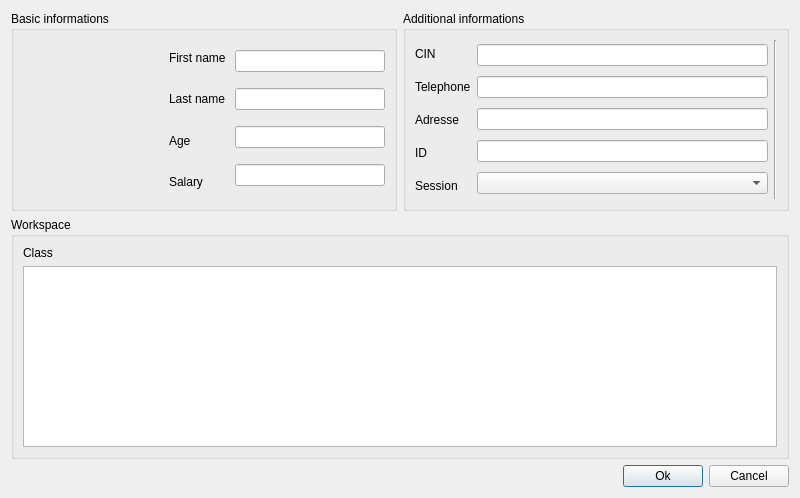
<?xml version="1.0" encoding="UTF-8"?>
<ui version="4.0">
 <class>Teacher_information</class>
 <widget class="QDialog" name="Teacher_information">
  <property name="geometry">
   <rect>
    <x>0</x>
    <y>0</y>
    <width>800</width>
    <height>498</height>
   </rect>
  </property>
  <property name="windowTitle">
   <string>Esprit-RP : Teacher information</string>
  </property>
  <property name="styleSheet">
   <string notr="true"/>
  </property>
  <layout class="QFormLayout" name="formLayout">
   <property name="fieldGrowthPolicy">
    <enum>QFormLayout::AllNonFixedFieldsGrow</enum>
   </property>
   <item row="0" column="0">
    <widget class="QSplitter" name="splitter">
     <property name="orientation">
      <enum>Qt::Vertical</enum>
     </property>
     <widget class="QGroupBox" name="BasicInformations">
      <property name="title">
       <string>Basic informations</string>
      </property>
      <layout class="QHBoxLayout" name="horizontalLayout_2">
       <item>
        <widget class="QLabel" name="Label_Photo">
         <property name="minimumSize">
          <size>
           <width>100</width>
           <height>0</height>
          </size>
         </property>
         <property name="styleSheet">
          <string notr="true">border-image: url(:/Icones/Ressources/url.png);</string>
         </property>
         <property name="text">
          <string/>
         </property>
        </widget>
       </item>
       <item>
        <spacer name="horizontalSpacer">
         <property name="orientation">
          <enum>Qt::Horizontal</enum>
         </property>
         <property name="sizeType">
          <enum>QSizePolicy::Fixed</enum>
         </property>
         <property name="sizeHint" stdset="0">
          <size>
           <width>40</width>
           <height>20</height>
          </size>
         </property>
        </spacer>
       </item>
       <item>
        <layout class="QHBoxLayout" name="horizontalLayout">
         <item>
          <layout class="QVBoxLayout" name="verticalLayout_2">
           <item>
            <widget class="QLabel" name="label_firstName">
             <property name="text">
              <string>First name </string>
             </property>
            </widget>
           </item>
           <item>
            <widget class="QLabel" name="Label_Lastname">
             <property name="text">
              <string>Last name</string>
             </property>
            </widget>
           </item>
           <item>
            <widget class="QLabel" name="Label_Age">
             <property name="text">
              <string>Age</string>
             </property>
            </widget>
           </item>
           <item>
            <widget class="QLabel" name="Label_Salary">
             <property name="text">
              <string>Salary</string>
             </property>
            </widget>
           </item>
          </layout>
         </item>
         <item>
          <layout class="QVBoxLayout" name="verticalLayout">
           <item>
            <widget class="QLineEdit" name="Line_firstName">
             <property name="sizePolicy">
              <sizepolicy hsizetype="Expanding" vsizetype="Fixed">
               <horstretch>0</horstretch>
               <verstretch>0</verstretch>
              </sizepolicy>
             </property>
             <property name="minimumSize">
              <size>
               <width>150</width>
               <height>0</height>
              </size>
             </property>
            </widget>
           </item>
           <item>
            <widget class="QLineEdit" name="Line_lastName">
             <property name="sizePolicy">
              <sizepolicy hsizetype="Expanding" vsizetype="Fixed">
               <horstretch>0</horstretch>
               <verstretch>0</verstretch>
              </sizepolicy>
             </property>
             <property name="minimumSize">
              <size>
               <width>150</width>
               <height>0</height>
              </size>
             </property>
            </widget>
           </item>
           <item>
            <widget class="QLineEdit" name="Line_Age">
             <property name="sizePolicy">
              <sizepolicy hsizetype="Expanding" vsizetype="Fixed">
               <horstretch>0</horstretch>
               <verstretch>0</verstretch>
              </sizepolicy>
             </property>
             <property name="minimumSize">
              <size>
               <width>150</width>
               <height>0</height>
              </size>
             </property>
            </widget>
           </item>
           <item>
            <widget class="QLineEdit" name="Line_Salary">
             <property name="sizePolicy">
              <sizepolicy hsizetype="Expanding" vsizetype="Fixed">
               <horstretch>0</horstretch>
               <verstretch>0</verstretch>
              </sizepolicy>
             </property>
             <property name="minimumSize">
              <size>
               <width>150</width>
               <height>0</height>
              </size>
             </property>
            </widget>
           </item>
          </layout>
         </item>
        </layout>
       </item>
      </layout>
     </widget>
    </widget>
   </item>
   <item row="0" column="1">
    <widget class="QGroupBox" name="Additionalinformation">
     <property name="sizePolicy">
      <sizepolicy hsizetype="Preferred" vsizetype="Expanding">
       <horstretch>0</horstretch>
       <verstretch>0</verstretch>
      </sizepolicy>
     </property>
     <property name="minimumSize">
      <size>
       <width>0</width>
       <height>200</height>
      </size>
     </property>
     <property name="title">
      <string>Additional informations</string>
     </property>
     <layout class="QHBoxLayout" name="horizontalLayout_6">
      <item>
       <layout class="QHBoxLayout" name="horizontalLayout_4">
        <item>
         <layout class="QVBoxLayout" name="verticalLayout_4">
          <item>
           <widget class="QLabel" name="label_CIN">
            <property name="sizePolicy">
             <sizepolicy hsizetype="Preferred" vsizetype="Preferred">
              <horstretch>0</horstretch>
              <verstretch>0</verstretch>
             </sizepolicy>
            </property>
            <property name="text">
             <string>CIN</string>
            </property>
           </widget>
          </item>
          <item>
           <widget class="QLabel" name="label_Telephone">
            <property name="sizePolicy">
             <sizepolicy hsizetype="Preferred" vsizetype="Preferred">
              <horstretch>0</horstretch>
              <verstretch>0</verstretch>
             </sizepolicy>
            </property>
            <property name="text">
             <string>Telephone</string>
            </property>
           </widget>
          </item>
          <item>
           <widget class="QLabel" name="label_Adresse">
            <property name="sizePolicy">
             <sizepolicy hsizetype="Preferred" vsizetype="Preferred">
              <horstretch>0</horstretch>
              <verstretch>0</verstretch>
             </sizepolicy>
            </property>
            <property name="text">
             <string>Adresse</string>
            </property>
           </widget>
          </item>
          <item>
           <widget class="QLabel" name="label_ID">
            <property name="sizePolicy">
             <sizepolicy hsizetype="Preferred" vsizetype="Preferred">
              <horstretch>0</horstretch>
              <verstretch>0</verstretch>
             </sizepolicy>
            </property>
            <property name="text">
             <string>ID</string>
            </property>
           </widget>
          </item>
          <item>
           <widget class="QLabel" name="label_Session">
            <property name="text">
             <string>Session</string>
            </property>
           </widget>
          </item>
         </layout>
        </item>
        <item>
         <layout class="QVBoxLayout" name="verticalLayout_5">
          <item>
           <widget class="QLineEdit" name="line_CIN"/>
          </item>
          <item>
           <widget class="QLineEdit" name="line_Telephone"/>
          </item>
          <item>
           <widget class="QLineEdit" name="line_Adresse"/>
          </item>
          <item>
           <widget class="QLineEdit" name="line_ID"/>
          </item>
          <item>
           <widget class="QComboBox" name="Combo_Session"/>
          </item>
         </layout>
        </item>
       </layout>
      </item>
      <item>
       <widget class="Line" name="line">
        <property name="frameShadow">
         <enum>QFrame::Sunken</enum>
        </property>
        <property name="lineWidth">
         <number>1</number>
        </property>
        <property name="midLineWidth">
         <number>0</number>
        </property>
        <property name="orientation">
         <enum>Qt::Vertical</enum>
        </property>
       </widget>
      </item>
     </layout>
    </widget>
   </item>
   <item row="1" column="0" colspan="2">
    <widget class="QGroupBox" name="groupBox">
     <property name="title">
      <string>Workspace</string>
     </property>
     <layout class="QGridLayout" name="gridLayout">
      <item row="0" column="0">
       <widget class="QLabel" name="label">
        <property name="text">
         <string>Class</string>
        </property>
       </widget>
      </item>
      <item row="1" column="0">
       <widget class="QListView" name="listView"/>
      </item>
     </layout>
    </widget>
   </item>
   <item row="2" column="1">
    <layout class="QHBoxLayout" name="horizontalLayout_3">
     <item>
      <spacer name="horizontalSpacer_4">
       <property name="orientation">
        <enum>Qt::Horizontal</enum>
       </property>
       <property name="sizeHint" stdset="0">
        <size>
         <width>40</width>
         <height>20</height>
        </size>
       </property>
      </spacer>
     </item>
     <item>
      <widget class="QPushButton" name="ok">
       <property name="sizePolicy">
        <sizepolicy hsizetype="Preferred" vsizetype="Preferred">
         <horstretch>0</horstretch>
         <verstretch>0</verstretch>
        </sizepolicy>
       </property>
       <property name="text">
        <string>Ok</string>
       </property>
      </widget>
     </item>
     <item>
      <widget class="QPushButton" name="cancel">
       <property name="sizePolicy">
        <sizepolicy hsizetype="Preferred" vsizetype="Preferred">
         <horstretch>0</horstretch>
         <verstretch>0</verstretch>
        </sizepolicy>
       </property>
       <property name="text">
        <string>Cancel</string>
       </property>
      </widget>
     </item>
    </layout>
   </item>
  </layout>
 </widget>
 <resources/>
 <connections/>
</ui>
